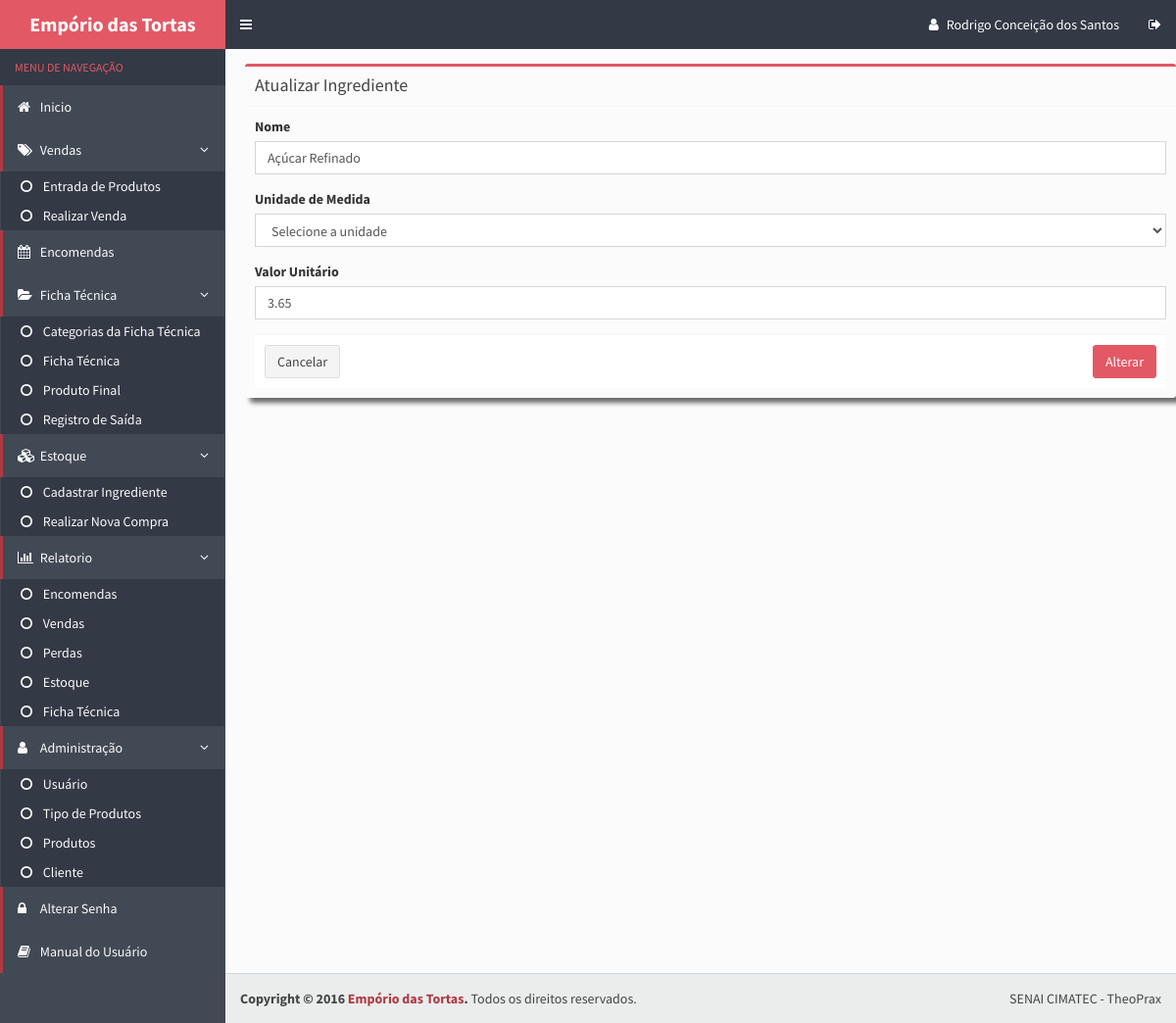
Page /forms/Atualizar_ingrediente.php?id=8 (signed in) on the earlier database version.
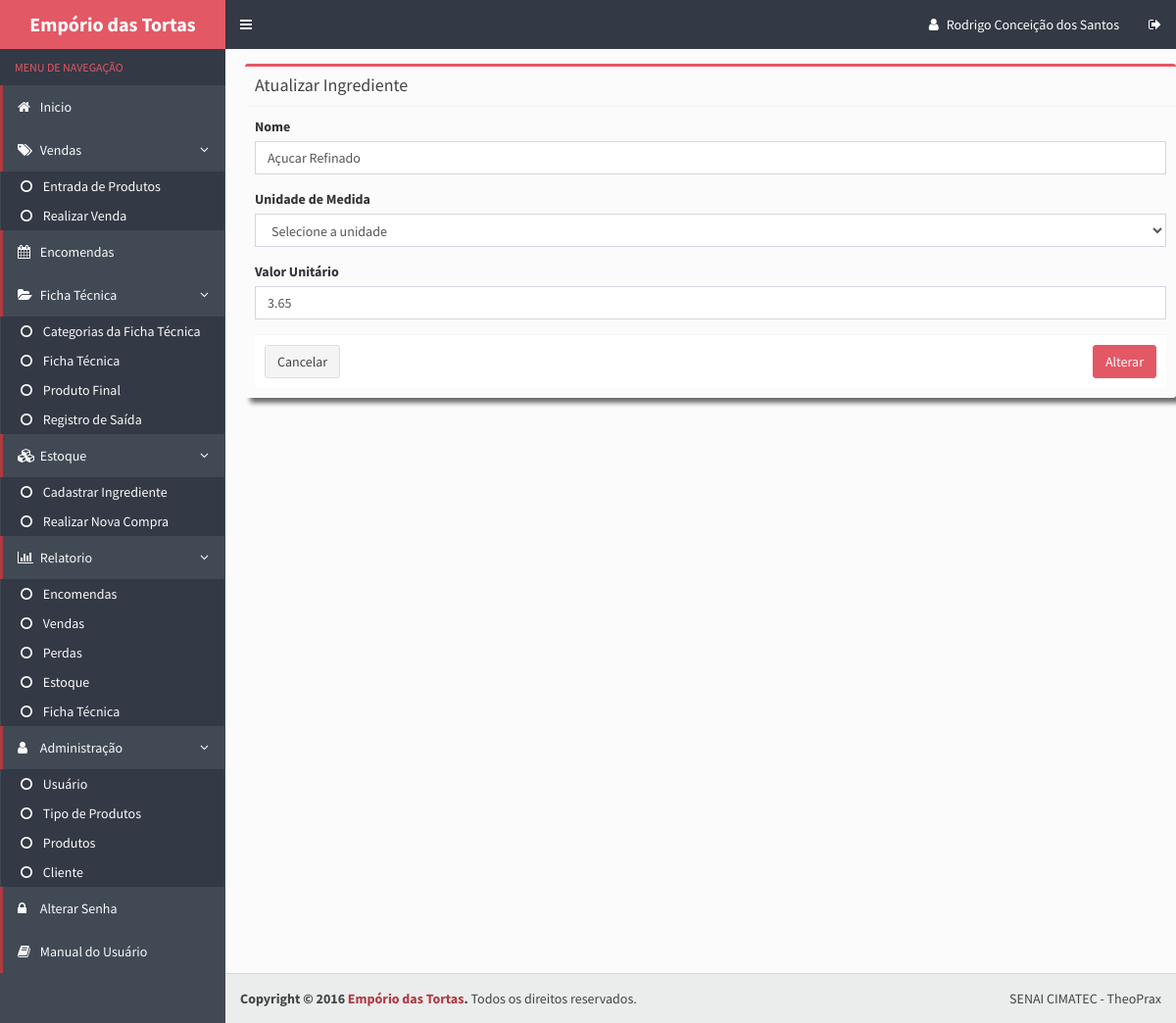
Same page on the later database version.
### tables this page shows
CREATE TABLE IF NOT EXISTS `ingrediente` (
  `cod_ingrediente` int(11) NOT NULL AUTO_INCREMENT,
  `nome` varchar(50) NOT NULL,
  `cod_unidademedida` int(11) NOT NULL,
  `valorunitario` decimal(10,2) NOT NULL,
  PRIMARY KEY (`cod_ingrediente`),
  KEY `cod_unidademedida` (`cod_unidademedida`)
);

### forms/Atualizar_ingrediente.php (the view, shortened to what this page needs)
<?php
  $id = null;
  if ( !empty($_GET['id'])) {
    $id = $_REQUEST['id'];
  }
    $valid = true;
    if (empty($nome)) {
      $valid = false;
    }
    if (empty($unidade)) {
      $valid = false;
    }
    if (empty($valorunitario)) {
      $valid = false;
    }
    if ($valid) {
      $pdo = Database::connect();
      $pdo->setAttribute(PDO::ATTR_ERRMODE, PDO::ERRMODE_EXCEPTION);
      $sql = "UPDATE ingrediente set nome = ?, cod_unidademedida = ?, valorunitario = ? WHERE cod_ingrediente = ?";
      $q = $pdo->prepare($sql);
      $q->execute(array($nome,$unidade,$valorunitario,$id));
      Database::disconnect();
      header("Location: ../estoque.php");
    } else {
    $pdo = Database::connect();
    $pdo->setAttribute(PDO::ATTR_ERRMODE, PDO::ERRMODE_EXCEPTION);
    $sql = "SELECT ingrediente.*,unidademedida.nome as unidade FROM ingrediente
        inner join unidademedida on ingrediente.cod_unidademedida=unidademedida.cod_unidademedida
          where cod_ingrediente = ?";
    $q = $pdo->prepare($sql);
    $q->execute(array($id));
    $data = $q->fetch(PDO::FETCH_ASSOC);
    }
?>
<!DOCTYPE html>
<html>
  <head>
    <link rel="stylesheet" href="../bootstrap/css/bootstrap.css">
    <link rel="stylesheet" href="https://maxcdn.bootstrapcdn.com/font-awesome/4.4.0/css/font-awesome.min.css">
    <link rel="stylesheet" href="https://code.ionicframework.com/ionicons/2.0.1/css/ionicons.min.css">
    <link rel="stylesheet" href="../dist/css/AdminLTE.css">
    <link rel="stylesheet" href="../dist/css/skins/skin-blue.css">
  </head>
  <body class="hold-transition skin-blue sidebar-mini">
    <div class="wrapper">
      <?php include_once ("includes/header.php" )?>
      <?php include_once("includes/menu.php") ?>
      <div class="content-wrapper">
        <section class="content">
          <div class="row">
              <div class="box box-warning">
                <div class="form">
                  <div class="box-header with-border">
                  <h3 class="box-title">Atualizar Ingrediente</h3>
                  </div>
                  <div class="box-body">
                    <form action="Atualizar_ingrediente.php?id=<?php echo $id?>" method="post">
                      <div class="form-group">
                        <label>Nome</label>
                        <input name="nome" type="text" class="form-control"  value="<?php echo $data['nome'];?>">
                      </div>
                      <div class="form-group">
                        <label>Unidade de Medida</label>
                        <select name ="unidade" required="required" id="opcao" class="form-control" >
                          <option value="" disabled selected style='display:none;'>Selecione a unidade</option>
                        </select>
                      </div>
                      <div class="form-group">
                        <label>Valor Unitário</label>
                        <input type="text" class="form-control" id="valor" name="valorunitario" required="required" value="<?php echo $data['valorunitario'];?>">
                      </div>
                      <div class="box-footer">
                        <a href="../estoque.php" class="btn btn-default">Cancelar</a>
                        <button type="submit" class="btn btn-danger pull-right">Alterar</button>
                      </div>
                    </form>
                  </div>
                </div>
              </div>
            </div>
        </section>
      </div>
      <?php include_once("includes/footer.php") ?>
  </body>
</html>

Differences in the rows shown:
changed ingrediente: nome "Açúcar Refinado" → "Açucar Refinado"
